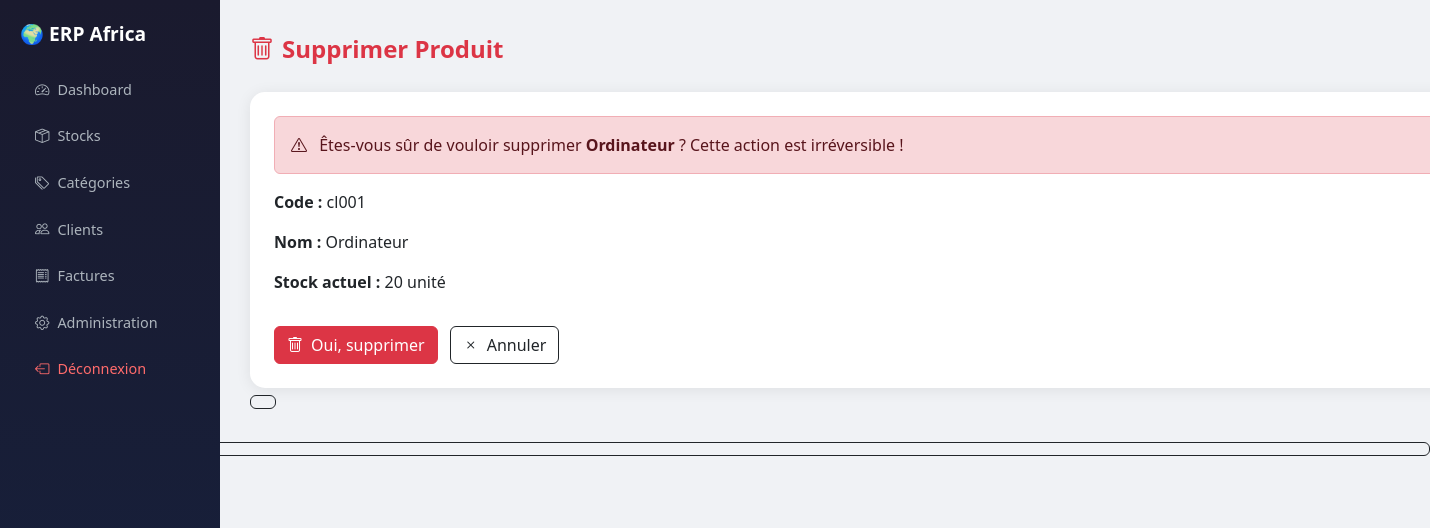
Page /stocks/supprimer/5/ (signed in) on the committed database.
### stocks/models.py (models this page shows, shortened)
class Produit(models.Model):
    entreprise = models.ForeignKey(Entreprise, on_delete=models.CASCADE)
    code = models.CharField(max_length=20)
    nom = models.CharField(max_length=200)
    categorie = models.ForeignKey(Categorie, on_delete=models.PROTECT)
    prix_achat = models.DecimalField(max_digits=15, decimal_places=2)
    prix_vente = models.DecimalField(max_digits=15, decimal_places=2)
    stock_actuel = models.IntegerField(default=0)
    stock_minimum = models.IntegerField(default=5)
    unite = models.CharField(max_length=20, default='unité')
    class Meta:
        verbose_name = "Produit"
        verbose_name_plural = "Produits"
        ordering = ['nom']
        unique_together = ['entreprise', 'code']

### stocks/views.py (the view)
# urls.py: path('supprimer/<int:produit_id>/', views.supprimer_produit, name='supprimer_produit'),
@login_required
def supprimer_produit(request, produit_id):
    entreprise = get_entreprise(request)
    if not entreprise:
        return redirect('/')
    produit = get_object_or_404(Produit, id=produit_id, entreprise=entreprise)
    if request.method == 'POST':
        produit.delete()
        messages.success(request, 'Produit supprimé !')
        return redirect('/stocks/')
    return render(request, 'stocks/supprimer_produit.html', {
        'produit': produit,
        'entreprise': entreprise
    })

### stocks/views.py (called while the page is built)
def get_entreprise(request):
    if request.user.is_superuser:
        return Entreprise.objects.first()
    try:
        membre = MembreEntreprise.objects.get(user=request.user)
        return membre.entreprise
    except MembreEntreprise.DoesNotExist:
        return None

### stocks/templates/stocks/supprimer_produit.html (shortened to what this page needs)
<!DOCTYPE html>
<html lang="fr">
<head>
    <link href="https://cdn.jsdelivr.net/npm/bootstrap@5.3.0/dist/css/bootstrap.min.css" rel="stylesheet">
    <link href="https://cdn.jsdelivr.net/npm/bootstrap-icons@1.10.0/font/bootstrap-icons.css" rel="stylesheet">
</head>
<body>
<div class="container-fluid p-0">
    <div class="row g-0">
        <div class="sidebar">
            <span class="brand">🌍 ERP Africa</span>
            <a href="/dashboard/"><i class="bi bi-speedometer2 me-2"></i>Dashboard</a>
            <a href="/stocks/"><i class="bi bi-box-seam me-2"></i>Stocks</a>
            <a href="/stocks/categories/"><i class="bi bi-tags me-2"></i>Catégories</a>
            <a href="/clients/"><i class="bi bi-people me-2"></i>Clients</a>
            <a href="/factures/"><i class="bi bi-receipt me-2"></i>Factures</a>
            {% if user.is_superuser %}
            <a href="/erp-admin-secret/"><i class="bi bi-gear me-2"></i>Administration</a>
            {% endif %}
            <form method="post" action="/logout/" style="margin:0">
                <button type="submit" style="background:none;border:none;color:#ff6b6b;padding:10px 15px;width:100%;text-align:left;border-radius:10px;font-size:0.9rem;cursor:pointer;">
                    <i class="bi bi-box-arrow-left me-2"></i>Déconnexion
                </button>
            </form>
        </div>
        <div class="main-content">
            <div class="d-flex justify-content-between align-items-center mb-4">
                <h4 class="fw-bold mb-0 text-danger">
                    <i class="bi bi-trash me-2"></i>Supprimer Produit
                </h4>
            </div>
            <div class="card p-4">
                <div class="alert alert-danger">
                    <i class="bi bi-exclamation-triangle me-2"></i>
                    Êtes-vous sûr de vouloir supprimer <b>{{ produit.nom }}</b> ?
                    Cette action est irréversible !
                </div>
                <div class="mb-3">
                    <p><b>Code :</b> {{ produit.code }}</p>
                    <p><b>Nom :</b> {{ produit.nom }}</p>
                    <p><b>Stock actuel :</b> {{ produit.stock_actuel }} {{ produit.unite }}</p>
                </div>
                <form method="post">
                    <button type="submit" class="btn btn-danger me-2">
                        <i class="bi bi-trash me-2"></i>Oui, supprimer
                    </button>
                    <a href="/stocks/" class="btn btn-outline-dark">
                        <i class="bi bi-x me-2"></i>Annuler
                </form>
            </div>
        </div>
    </div>
</div>
</body>
</html>

### stocks/templates/stocks/supprimer_produit.html (style rules this page uses)
body { background: #f0f2f5; }
.sidebar { background: linear-gradient(180deg, #1a1a2e 0%, #16213e 100%); min-height: 100vh; padding: 20px; position: fixed; width: 220px; }
.sidebar a { color: #adb5bd; text-decoration: none; display: block; padding: 10px 15px; border-radius: 10px; margin-bottom: 5px; font-size: 0.9rem; }
.main-content { margin-left: 220px; padding: 30px; }
.brand { color: #fff; font-weight: bold; font-size: 1.2rem; margin-bottom: 20px; display: block; }
.card { border-radius: 15px; border: none; box-shadow: 0 2px 15px rgba(0,0,0,0.08); }

### rows in the picture
Produit: nom "Ordinateur", code "cl001", stock_actuel "20", unite "unité"
